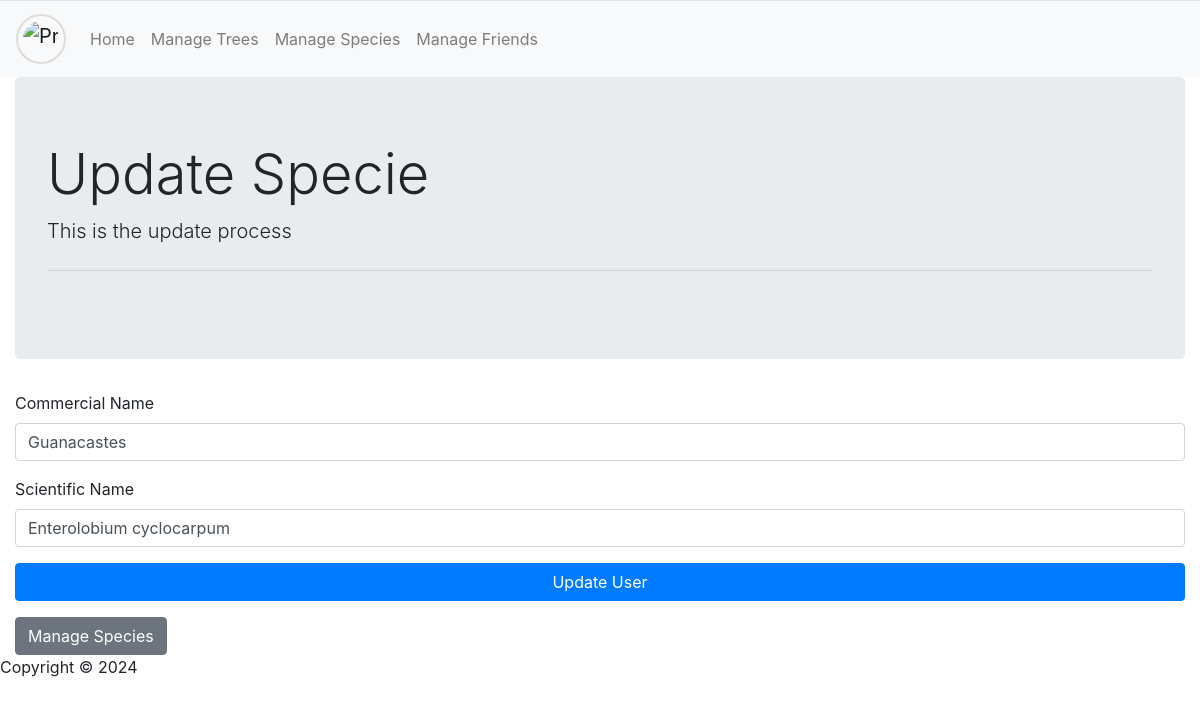
Before: /administrator/update_specie.php?id=1 with the older database file.
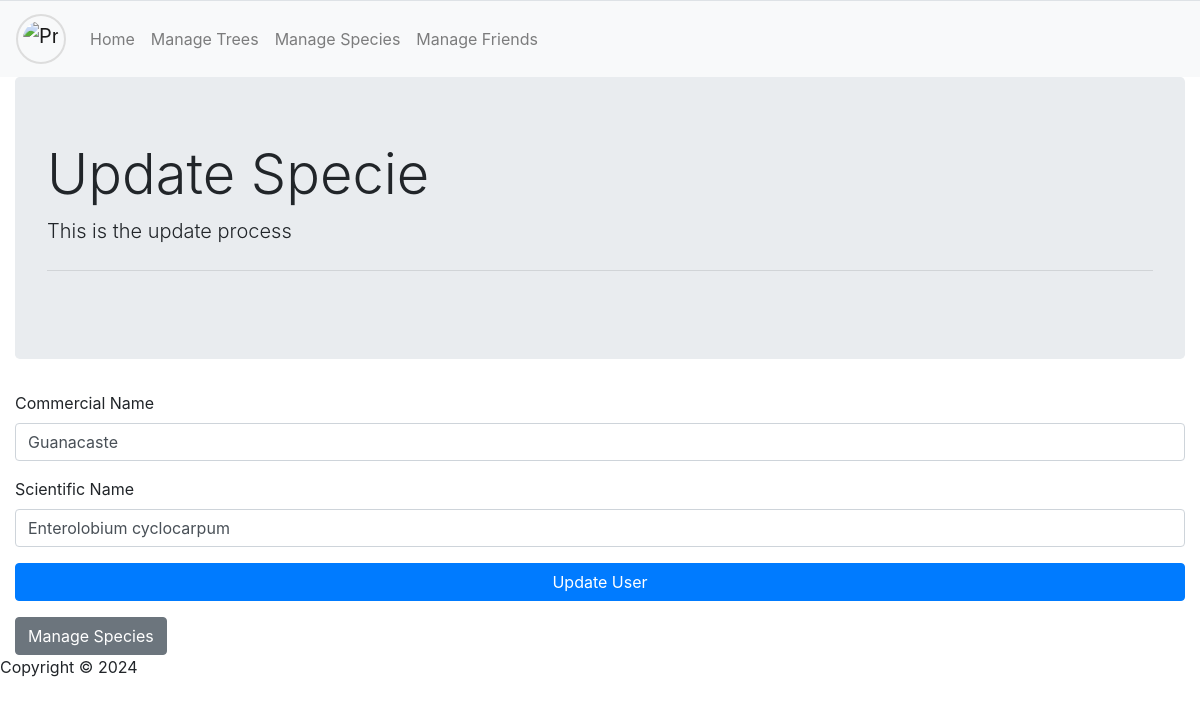
After: the same page with the newer database file.
### tables this page shows
CREATE TABLE `species` (
  `Id_Specie` int(11) NOT NULL,
  `Commercial_Name` varchar(100) DEFAULT NULL,
  `Scientific_Name` varchar(100) DEFAULT NULL,
  `StatusS` int(2) DEFAULT 1
);

### utils/administrator/admin_functions.php (called while the page is built, shortened)
<?php
function getConnection(): bool|mysqli {
    $servername = "localhost";
    $username   = "root";
    $password   = "";
    $dbname     = "mytrees";
    try {
        $conn = new mysqli($servername, $username, $password, $dbname, 3306);
        return $conn;
    } catch (Exception $e) {
        echo "Error de conexión: " . $e->getMessage();
        return false;
    }
}
function getSpecieById($id_specie): array {
    $conn = getConnection();
    $species = [];
    if ($conn) {
        $query = "
            SELECT Id_Specie, Commercial_Name, Scientific_Name, StatusS
            FROM species
            WHERE Id_Specie = ?
        ";
        $stmt = mysqli_prepare($conn, $query);
        mysqli_stmt_bind_param($stmt, 'i', $id_specie);
        mysqli_stmt_execute($stmt);
        $result = mysqli_stmt_get_result($stmt);
        if ($result) {
            while ($row = mysqli_fetch_assoc($result)) {
                $species[] = [
                    'Id_Specie'          => $row['Id_Specie'],
                    'Commercial_Name'    => $row['Commercial_Name'],
                    'Scientific_Name'    => $row['Scientific_Name'],
                    'StatusS'            => $row['StatusS'],
                ];
            }
        } else {
            echo "Query error: " . mysqli_error($conn);
        }
    } else {
        echo "Connection error: " . mysqli_connect_error();
    }
    return $species;
}

### administrator/update_specie.php (the view, shortened to what this page needs)
<?php
require_once(__DIR__ . '/../utils/administrator/admin_functions.php');
    $specie = null;
    if (isset($_GET['id'])) {
        $id_specie = (int)$_GET['id'];
        $specieID = getSpecieById($id_specie);
        if (!is_array($specieID) || empty($specieID)) {
            die("Specie not found.");
        } else {
            $specie = $specieID[0];
        }
    }
?>
<?php require('../inc/header_admin.php')?>
<div class="container-fluid">
    <div class="jumbotron">
        <h1 class="display-4">Update Specie</h1>
        <p class="lead">This is the update process</p>
        <hr class="my-4">
    </div>
    <form method="post" action="../actions/administrator/update_specie.php">
        <div class="form-group">
            <label for="commercial-name">Commercial Name</label>
            <input id="commercial-name" class="form-control" type="text" name="commercial_name" value="<?php echo htmlspecialchars($specie['Commercial_Name']); ?>">
        </div>
        <div class="form-group">
            <label for="scientific-name">Scientific Name</label>
            <input id="scientific-name" class="form-control" type="text" name="scientific_name" value="<?php echo htmlspecialchars($specie['Scientific_Name']); ?>">
        </div>
        <button type="submit" class="btn btn-primary"> Update User </button>
    </form>
    <a href="../administrator/manage_species.php" class="btn btn-secondary mt-3">Manage Species</a>
</div>
<?php require('../inc/footer.php'); ?>

Changed rows visible on the page:
changed species "Enterolobium cyclocarpum": commercial_name "Guanacastes" → "Guanacaste"
